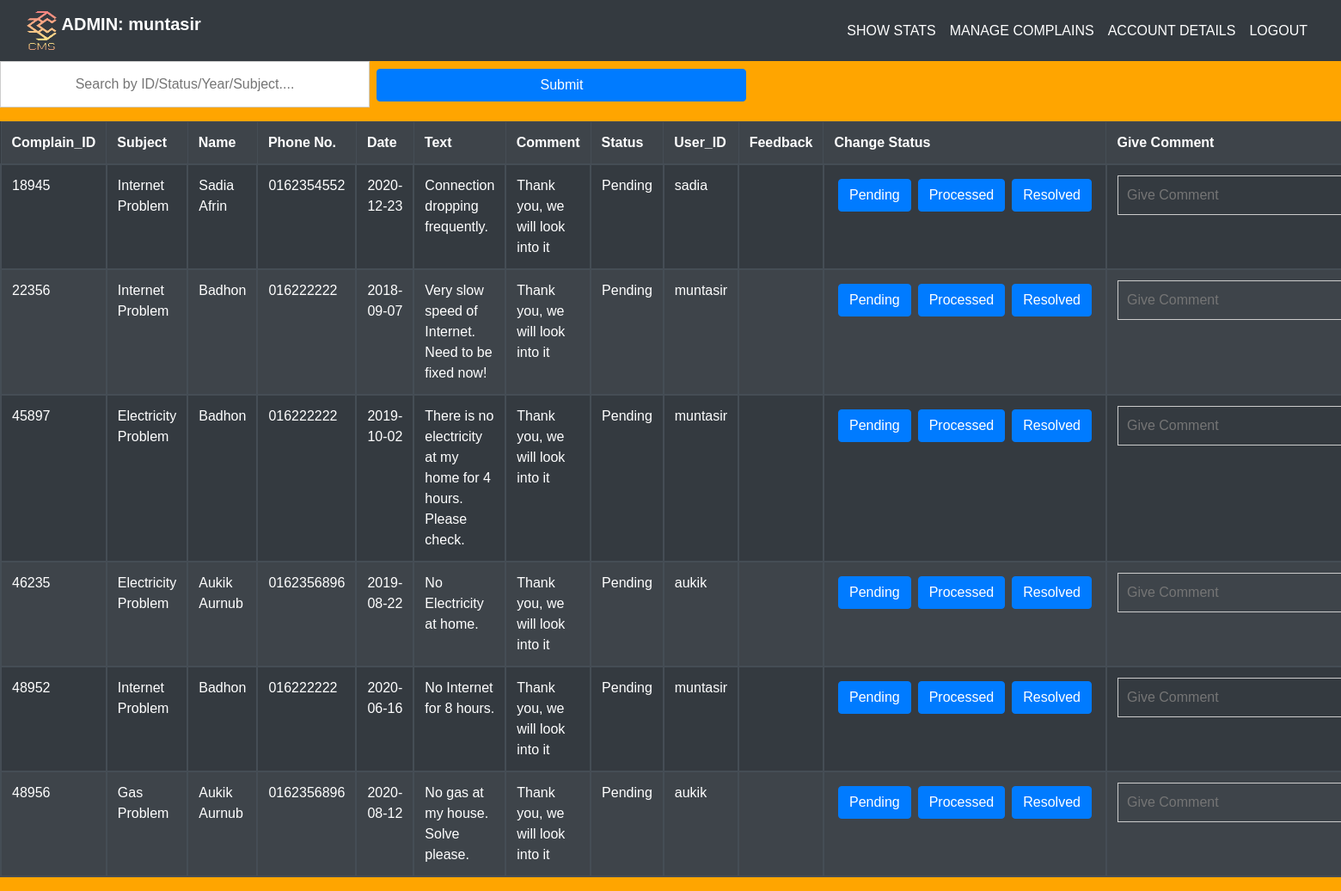
The app's page /complain_manage.php (signed in) with its own data.
### tables this page shows
CREATE TABLE `complain` (
  `Complain_ID` varchar(20) NOT NULL,
  `Subject` varchar(40) NOT NULL,
  `Date` date NOT NULL,
  `Text` varchar(120) NOT NULL,
  `Comment` varchar(60) NOT NULL,
  `Status` varchar(20) NOT NULL,
  `User_ID` varchar(20) NOT NULL,
  `Feedback` varchar(80) NOT NULL
);

CREATE TABLE `user` (
  `id` varchar(20) NOT NULL,
  `email` varchar(40) NOT NULL,
  `name` varchar(40) NOT NULL,
  `password` char(12) NOT NULL
);

CREATE TABLE `phone` (
  `id` varchar(20) NOT NULL,
  `Phone` varchar(20) NOT NULL
);

### complain_manage.php (the view, shortened to what this page needs)
<?php	require './components/header_admin.php'; ?>
<?php
	$complain_data = mysqli_query($conn,'SELECT * FROM ((complain INNER JOIN user ON user.ID = complain.User_ID) INNER JOIN phone ON user.id = phone.id);');
?>
<?php
	echo'
	<table id="search-table" class="table table-dark table-bordered table-striped">
		<tr>
			<th scope="col">Complain_ID</th>
			<th scope="col">Subject</th>
			<th scope="col">Name</th>
			<th scope="col">Phone No.</th>
			<th scope="col">Date</th>
			<th scope="col">Text</th>
			<th scope="col">Comment</th>
			<th scope="col">Status</th>
			<th scope="col">User_ID</th>
			<th scope="col">Feedback</th>
			<th scope="col">Change Status</th>
			<th scope="col">Give Comment</th>
		</tr>
	';
	while($row = mysqli_fetch_array($complain_data))
	{
	echo '
		<tr style="border-width: 2px">
			<td scope="row" style="border-width: 2px">' . $row["Complain_ID"] . '</td>
			<td style="border-width: 2px">' . $row["Subject"] . '</td>
			<td style="border-width: 2px">' . $row["name"] . '</td>
			<td style="border-width: 2px">' . $row["Phone"] . '</td>
			<td style="border-width: 2px">' . $row["Date"] . '</td>
			<td style="border-width: 2px">' . $row["Text"] . '</td>
			<td style="border-width: 2px">' . $row["Comment"] . '</td>
			<td style="border-width: 2px">' . $row["Status"] . '</td>
			<td style="border-width: 2px">' . $row["User_ID"] . '</td>
			<td style="border-width: 2px">' . $row["Feedback"] . '</td>
			<td style="border-width: 2px">
				<form action="complain_manage.php" class="d-flex" method="POST">
					<input type="hidden" name="complain_id" value="'.$row["Complain_ID"].'">
					<button name="status-pending" class="btn btn-primary m-1" type="submit">Pending</button>
					<button name="status-processed" class="btn btn-primary m-1" type="submit">Processed</button>
					<button name="status-resolved" class="btn btn-primary m-1" type="submit">Resolved</button>
				</form>
			</td>
			<td style="border-width: 2px">
				<form action="complain_manage.php" class="d-flex" method="POST">
					<input type="hidden" name="complain_id" value="'.$row["Complain_ID"].'">
					<input type="type" name="feedback" style="background: transparent; border-width: 10; color: white"  placeholder="Give Comment">
					<input type="submit" name="givefeedback" style="display:none" value="givefeedback" />
					</form>
			</td>
		</tr>
	';
	}
?>
<?php
	require'./search_html.php';
	require'./components/footer.php';
?>

### css/style2.css (style rules this page uses)
* { margin: 0;padding: 0;box-sizing: border-box; font-family: 'Montserrat', sans-serif; }
body { background-image: url('image.jpg'); background-repeat: no-repeat; background-size: cover; font-family: "Lato", sans-serif }

### css/style.css (style rules this page uses)
input { width: 430px; margin: 0 auto; padding: 10px; border: 1px solid #ccc; }

### records on screen
complain: Complain_ID "18945", Subject "Internet Problem", User_ID.name "Sadia Afrin", phone.Phone "0162354552", Date "2020-12-23", Text "Connection dropping frequently.", Comment "Thank you, we will look into it", Status "Pending", User_ID "sadia"
complain: Complain_ID "22356", Subject "Internet Problem", User_ID.name "Badhon", phone.Phone "016222222", Date "2018-09-07", Text "Very slow speed of Internet. Need to be fixed now!", Comment "Thank you, we will look into it", Status "Pending", User_ID "muntasir"
complain: Complain_ID "45897", Subject "Electricity Problem", User_ID.name "Badhon", phone.Phone "016222222", Date "2019-10-02", Text "There is no electricity at my home for 4 hours. Please check.", Comment "Thank you, we will look into it", Status "Pending", User_ID "muntasir"
complain: Complain_ID "46235", Subject "Electricity Problem", User_ID.name "Aukik Aurnub", phone.Phone "0162356896", Date "2019-08-22", Text "No Electricity at home.", Comment "Thank you, we will look into it", Status "Pending", User_ID "aukik"
complain: Complain_ID "48952", Subject "Internet Problem", User_ID.name "Badhon", phone.Phone "016222222", Date "2020-06-16", Text "No Internet for 8 hours.", Comment "Thank you, we will look into it", Status "Pending", User_ID "muntasir"
complain: Complain_ID "48956", Subject "Gas Problem", User_ID.name "Aukik Aurnub", phone.Phone "0162356896", Date "2020-08-12", Text "No gas at my house. Solve please.", Comment "Thank you, we will look into it", Status "Pending", User_ID "aukik"

### other values on screen
$_SESSION['id'] "muntasir"
